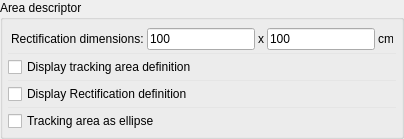
               <widget class="QGroupBox" name="groupBoxRectificationParm">
                <property name="sizePolicy">
                 <sizepolicy hsizetype="Preferred" vsizetype="Minimum">
                  <horstretch>0</horstretch>
                  <verstretch>0</verstretch>
                 </sizepolicy>
                </property>
                <property name="minimumSize">
                 <size>
                  <width>0</width>
                  <height>0</height>
                 </size>
                </property>
                <property name="title">
                 <string>Area descriptor</string>
                </property>
                <layout class="QVBoxLayout" name="verticalLayout_22">
                 <property name="spacing">
                  <number>2</number>
                 </property>
                 <property name="leftMargin">
                  <number>5</number>
                 </property>
                 <property name="topMargin">
                  <number>5</number>
                 </property>
                 <property name="rightMargin">
                  <number>5</number>
                 </property>
                 <property name="bottomMargin">
                  <number>5</number>
                 </property>
                 <item>
                  <widget class="QWidget" name="widget_AreaLayout" native="true">
                   <property name="sizePolicy">
                    <sizepolicy hsizetype="Preferred" vsizetype="Minimum">
                     <horstretch>0</horstretch>
                     <verstretch>0</verstretch>
                    </sizepolicy>
                   </property>
                   <property name="toolTip">
                    <string>Set the area dimensions (in cm)</string>
                   </property>
                   <layout class="QHBoxLayout" name="horizontalLayout_AreaLayout">
                    <property name="spacing">
                     <number>3</number>
                    </property>
                    <property name="leftMargin">
                     <number>3</number>
                    </property>
                    <property name="topMargin">
                     <number>3</number>
                    </property>
                    <property name="rightMargin">
                     <number>3</number>
                    </property>
                    <property name="bottomMargin">
                     <number>0</number>
                    </property>
                    <item>
                     <widget class="QLabel" name="labelAreaSize">
                      <property name="text">
                       <string>Rectification dimensions:</string>
                      </property>
                     </widget>
                    </item>
                    <item>
                     <widget class="QLineEdit" name="lineEditRectWidth">
                      <property name="maximumSize">
                       <size>
                        <width>16777215</width>
                        <height>16777215</height>
                       </size>
                      </property>
                      <property name="text">
                       <string>100</string>
                      </property>
                     </widget>
                    </item>
                    <item>
                     <widget class="QLabel" name="label">
                      <property name="maximumSize">
                       <size>
                        <width>10</width>
                        <height>10</height>
                       </size>
                      </property>
                      <property name="text">
                       <string>x</string>
                      </property>
                     </widget>
                    </item>
                    <item>
                     <widget class="QLineEdit" name="lineEditRectHeight">
                      <property name="maximumSize">
                       <size>
                        <width>16777215</width>
                        <height>16777215</height>
                       </size>
                      </property>
                      <property name="text">
                       <string>100</string>
                      </property>
                     </widget>
                    </item>
                    <item>
                     <widget class="QLabel" name="label_cm">
                      <property name="maximumSize">
                       <size>
                        <width>15</width>
                        <height>16777215</height>
                       </size>
                      </property>
                      <property name="text">
                       <string>cm</string>
                      </property>
                     </widget>
                    </item>
                   </layout>
                  </widget>
                 </item>
                 <item>
                  <widget class="Line" name="line_16">
                   <property name="styleSheet">
                    <string notr="true">color: #e5e5e5;</string>
                   </property>
                   <property name="frameShadow">
                    <enum>QFrame::Plain</enum>
                   </property>
                   <property name="orientation">
                    <enum>Qt::Horizontal</enum>
                   </property>
                  </widget>
                 </item>
                 <item>
                  <widget class="QCheckBox" name="checkBoxDisplayTrackingArea">
                   <property name="toolTip">
                    <string>Show the tracking area</string>
                   </property>
                   <property name="text">
                    <string>Display tracking area definition</string>
                   </property>
                   <property name="checked">
                    <bool>false</bool>
                   </property>
                  </widget>
                 </item>
                 <item>
                  <widget class="Line" name="line_14">
                   <property name="styleSheet">
                    <string notr="true">color: #e5e5e5;</string>
                   </property>
                   <property name="frameShadow">
                    <enum>QFrame::Plain</enum>
                   </property>
                   <property name="orientation">
                    <enum>Qt::Horizontal</enum>
                   </property>
                  </widget>
                 </item>
                 <item>
                  <widget class="QCheckBox" name="checkBoxDisplayRectification">
                   <property name="toolTip">
                    <string>Show the rectification area</string>
                   </property>
                   <property name="text">
                    <string>Display Rectification definition</string>
                   </property>
                   <property name="checked">
                    <bool>false</bool>
                   </property>
                  </widget>
                 </item>
                 <item>
                  <widget class="Line" name="line_15">
                   <property name="styleSheet">
                    <string notr="true">color: #e5e5e5;</string>
                   </property>
                   <property name="frameShadow">
                    <enum>QFrame::Plain</enum>
                   </property>
                   <property name="orientation">
                    <enum>Qt::Horizontal</enum>
                   </property>
                  </widget>
                 </item>
                 <item>
                  <widget class="QCheckBox" name="checkboxTrackingAreaAsEllipse">
                   <property name="toolTip">
                    <string>Set the trackingarea to ellipse</string>
                   </property>
                   <property name="text">
                    <string>Tracking area as ellipse</string>
                   </property>
                  </widget>
                 </item>
                </layout>
               </widget>
